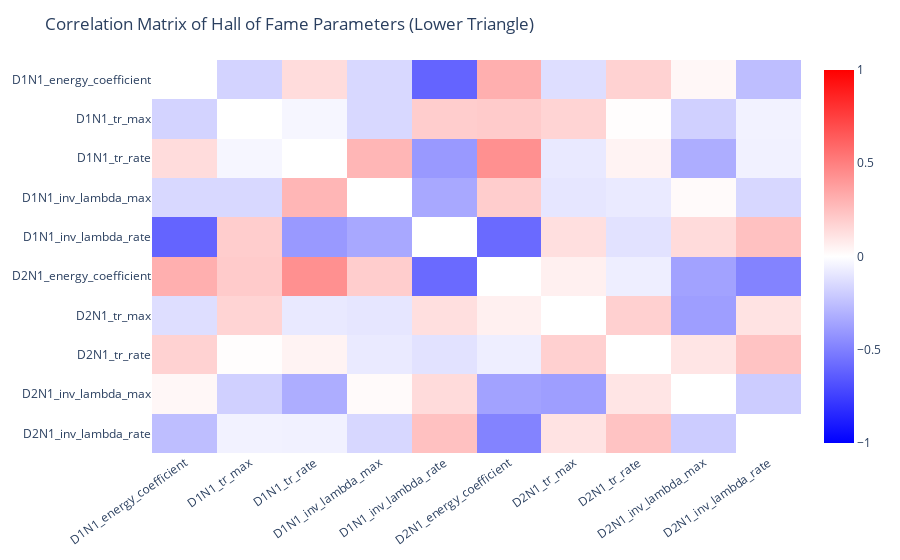

The cell this chart's notebook holds for it:
### Markdown cell above
### Correlation matrix of X best individuals

### Code cell
NB_INDIVIDUAL_CORRELATION = 100

indiv_param = viewer.hall_of_fame.iloc[:NB_INDIVIDUAL_CORRELATION, :-1].to_numpy()
param_names = viewer.hall_of_fame.columns[:-1]

corr_matrix = np.corrcoef(indiv_param.T)
np.fill_diagonal(corr_matrix, np.nan)

fig = px.imshow(
    corr_matrix,
    text_auto=False,
    aspect="auto",
    color_continuous_scale=[[0, "blue"], [0.5, "white"], [1, "red"]],
    zmin=-1,
    zmax=1,
    x=param_names,
    y=param_names,
)
fig.update_layout(
    title="Correlation Matrix of Hall of Fame Parameters (Lower Triangle)",
    plot_bgcolor="rgba(0,0,0,0)",
    paper_bgcolor="rgba(0,0,0,0)",
    xaxis={"showgrid": False, "tickangle": -35},
    yaxis={"showgrid": False},
)

fig.show()

### Figure 1 — Plotly figure (JSON) as saved in the notebook; plotly's stock layout.template omitted (floating-point values rounded to 4 significant figures)
{"data": [{"coloraxis": "coloraxis", "hovertemplate": "x: %{x}<br>y: %{y}<br>color: %{z}<extra></extra>", "name": "0", "type": "heatmap", "x": ["D1N1_energy_coefficient", "D1N1_tr_max", "D1N1_tr_rate", "D1N1_inv_lambda_max", "D1N1_inv_lambda_rate", "D2N1_energy_coefficient", "D2N1_tr_max", "D2N1_tr_rate", "D2N1_inv_lambda_max", "D2N1_inv_lambda_rate"], "xaxis": "x", "y": ["D1N1_energy_coefficient", "D1N1_tr_max", "D1N1_tr_rate", "D1N1_inv_lambda_max", "D1N1_inv_lambda_rate", "D2N1_energy_coefficient", "D2N1_tr_max", "D2N1_tr_rate", "D2N1_inv_lambda_max", "D2N1_inv_lambda_rate"], "yaxis": "y", "z": [[null, -0.1717, 0.136, -0.1515, -0.6065, 0.3152, -0.1298, 0.1771, 0.03216, -0.2533], [-0.1717, null, -0.03486, -0.1514, 0.1956, 0.2044, 0.1689, 0.007871, -0.1833, -0.05038], [0.136, -0.03486, null, 0.287, -0.4002, 0.4365, -0.08489, 0.04846, -0.3224, -0.05429], [-0.1515, -0.1514, 0.287, null, -0.3392, 0.1955, -0.09786, -0.08261, 0.01931, -0.1553], [-0.6065, 0.1956, -0.4002, -0.3392, null, -0.5824, 0.1265, -0.1121, 0.1408, 0.2437], [0.3152, 0.2044, 0.4365, 0.1955, -0.5824, null, 0.05728, -0.06623, -0.3659, -0.4872], [-0.1298, 0.1689, -0.08489, -0.09786, 0.1265, 0.05728, null, 0.1862, -0.3817, 0.1117], [0.1771, 0.007871, 0.04846, -0.08261, -0.1121, -0.06623, 0.1862, null, 0.1015, 0.234], [0.03216, -0.1833, -0.3224, 0.01931, 0.1408, -0.3659, -0.3817, 0.1015, null, -0.1988], [-0.2533, -0.05038, -0.05429, -0.1553, 0.2437, -0.4872, 0.1117, 0.234, -0.1988, null]]}], "layout": {"coloraxis": {"cmax": 1, "cmin": -1, "colorscale": [[0, "blue"], [0.5, "white"], [1, "red"]]}, "margin": {"t": 60}, "paper_bgcolor": "rgba(0,0,0,0)", "plot_bgcolor": "rgba(0,0,0,0)", "title": {"text": "Correlation Matrix of Hall of Fame Parameters (Lower Triangle)"}, "xaxis": {"anchor": "y", "domain": [0, 1], "showgrid": false, "tickangle": -35}, "yaxis": {"anchor": "x", "autorange": "reversed", "domain": [0, 1], "showgrid": false}}}
